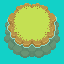

Tiled map render using the project's own tile images. Description and the whole map definition, tile-layer contents included, below:
An orthogonal 2x2 tile map with 32x32 px tiles, 1 tile layer (Tile Layer 1).

<map version="1.10" tiledversion="1.10.2" orientation="orthogonal" renderorder="right-down" width="2" height="2" tilewidth="32" tileheight="32" infinite="0" nextlayerid="2" nextobjectid="1">
 <tileset firstgid="1" source="ground.tsx" />
 <layer id="1" name="Tile Layer 1" width="2" height="2">
  <data encoding="csv">
1,3,
27,29
</data>
 </layer>
</map>
